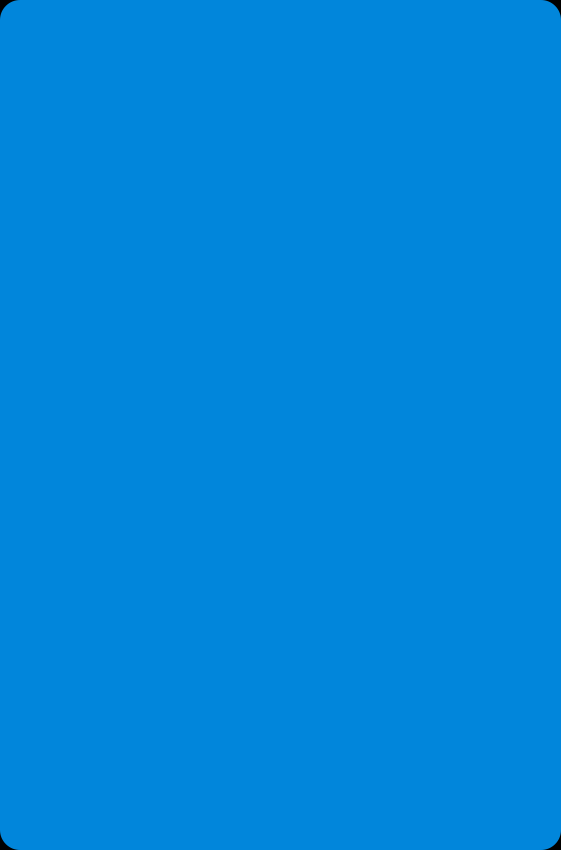

A 2D game scene composited from a Tiled map and its tileset images. What follows is a short description and the map's XML, with each tile layer's data collapsed to a summary:
An orthogonal 11x17 tile map with 51x50 px tiles, 1 tile layer (块层 1).

<map version="1.0" orientation="orthogonal" renderorder="right-down" width="11" height="17" tilewidth="51" tileheight="50">
 <tileset firstgid="1" name="label" tilewidth="51" tileheight="50">
  <image source="label.png" width="255" height="50" />
 </tileset>
 <layer name="块层 1" width="11" height="17">
  <data>[187 cells, 187 non-empty, 5 distinct tile ids]</data>
 </layer>
</map>
